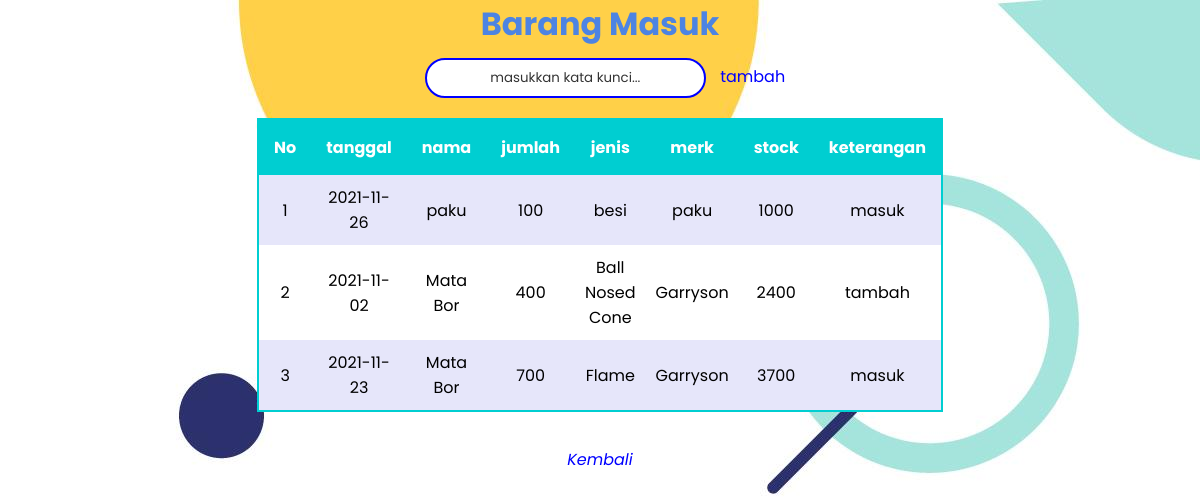
Page /pegawai/barangMasuk.php (signed in) on the committed database.
### tables this page shows
CREATE TABLE `sbrg_masuk` (
  `id` int(11) NOT NULL,
  `idx` int(11) NOT NULL,
  `tgl` date NOT NULL,
  `jumlah` int(11) NOT NULL,
  `keterangan` text NOT NULL
);

CREATE TABLE `sstock_brg` (
  `idx` int(11) NOT NULL,
  `nama` varchar(55) NOT NULL,
  `jenis` varchar(30) NOT NULL,
  `merk` varchar(40) NOT NULL,
  `ukuran` varchar(20) NOT NULL,
  `stock` int(12) NOT NULL,
  `satuan` varchar(10) NOT NULL,
  `lokasi` varchar(55) NOT NULL
);

### pegawai/barangMasuk.php (the view, shortened to what this page needs)
<?php
require '../koneksi.php';
$read_sql = "SELECT * FROM sbrg_masuk
            INNER JOIN sstock_brg ON sbrg_masuk.idx = sstock_brg.idx";
$result = mysqli_query($conn, $read_sql);
$masuk = [];
while ($row = mysqli_fetch_assoc($result)) {
    $masuk[] = $row;
}
?>
<!DOCTYPE html>
<html lang="en">
<head>
    <link rel = "stylesheet" type = "text/css" href = "../style/style.css";
    <script
    src="https://kit.fontawesome.com/64d58efce2.js"
    ></script>
</head>
<body>
<center>
    <div class="container">
    <h1>Barang Masuk</h1>
    <input type="text" name="keyword" id="keyword" placeholder="masukkan kata kunci...">
    <a id="tambah" class="tambah" href="#">tambah</a>
    <div id="table">
        <table class="table" >
            <tr>
                <th>No</th>
                <th><a class="column_sort" id="tgl" data-order="desc" href="#" >tanggal</a></th>
                <th><a class="column_sort" id="nama" data-order="desc" href="#" >nama</a></th>
                <th><a class="column_sort" id="jumlah" data-order="desc" href="#" >jumlah</a></th>
                <th><a class="column_sort" id="jenis" data-order="desc" href="#" >jenis</a></th>
                <th><a class="column_sort" id="merk" data-order="desc" href="#" >merk</a></th>
                <th><a class="column_sort" id="stock" data-order="desc" href="#" >stock</a></th>
                <th><a class="column_sort" id="keterangan" data-order="desc" href="#" >keterangan</a></th>
            </tr>
            <?php $i = 1; ?>
            <?php foreach ($masuk as $gd) : ?>
                <tr>
                    <td><?= $i; ?></td>
                    <td><?= $gd["tgl"]; ?></td>
                    <td><?= $gd["nama"]; ?></td>
                    <td><?= $gd["jumlah"]; ?></td>
                    <td><?= $gd["jenis"]; ?></td>
                    <td><?= $gd["merk"]; ?></td>
                    <td><?= $gd["stock"]; ?></td>
                    <td><?= $gd["keterangan"]; ?></td>
                </tr>
                <?php $i++; ?>
            <?php endforeach; ?>
        </table>
    </div><br>
    <i class="fas fa-chevron-circle-left"><a href="menu.php">Kembali</a></i><br><br>
    </div>
</center>
</body>
</html>

### style/style.css (style rules this page uses)
* { margin: 0; padding: 0; box-sizing: border-box; font-family: "Poppins", sans-serif; }
body { font-family: sans-serif; margin: 0; background-image: url(../image/5291450.jpg); }
a { text-decoration: none; color: blue; }
.table { padding: 5px; margin: 10px; border-collapse: collapse; width: 50%; margin-right: 5%; margin-left: 5%; }
td { text-align: center; padding: 10px; }
tr:nth-child(even) { background-color: lavender; }
th { background-color: darkturquoise; color: white; padding: 15px; }
input { width: auto; height: 40px; border-radius: 50px; border: 2px solid blue; padding: 10px; margin: 10px; }
input::placeholder { text-align: center; color: #333; }
.container h1 { color: #4d84e2; }
.form-container h2, .form-container a, .form-container label, #table a { color: #fff; }
.table { background-color: #fff; border: 2px solid darkturquoise; }

### rows in the picture
sbrg_masuk: tgl "2021-11-26", sstock_brg.nama "paku", jumlah "100", sstock_brg.jenis "besi", sstock_brg.merk "paku", sstock_brg.stock "1000", keterangan "masuk"
sbrg_masuk: tgl "2021-11-02", sstock_brg.nama "Mata Bor", jumlah "400", sstock_brg.jenis "Ball Nosed Cone", sstock_brg.merk "Garryson", sstock_brg.stock "2400", keterangan "tambah"
sbrg_masuk: tgl "2021-11-23", sstock_brg.nama "Mata Bor", jumlah "700", sstock_brg.jenis "Flame", sstock_brg.merk "Garryson", sstock_brg.stock "3700", keterangan "masuk"
